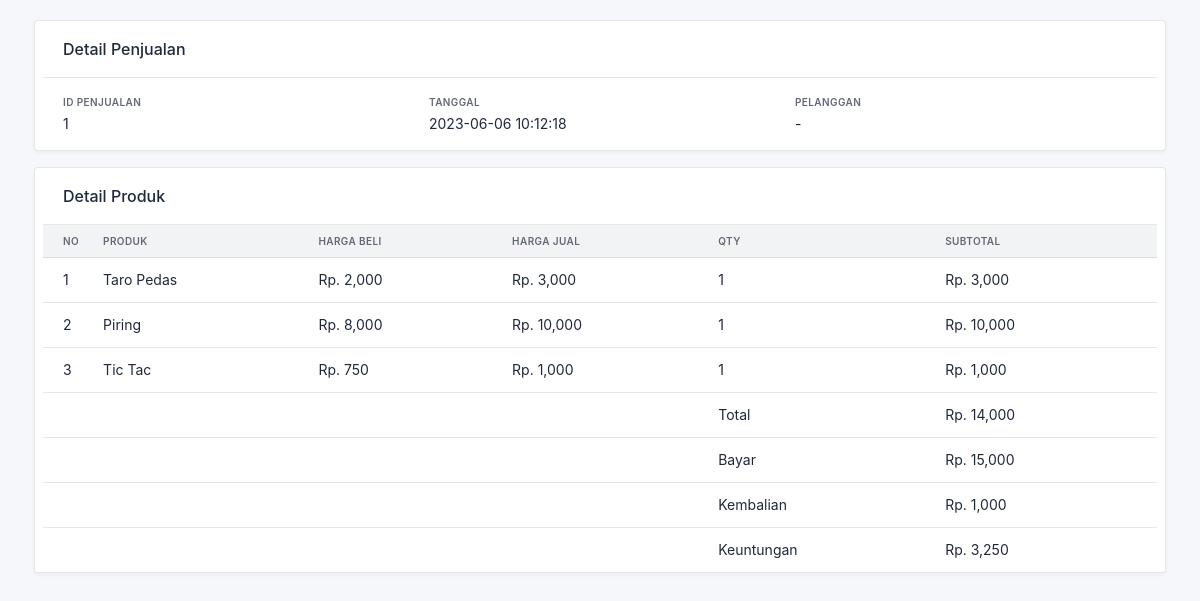
The page /kasir/nota.php?id=1 (signed in) on the database its author committed.
### tables this page shows
CREATE TABLE IF NOT EXISTS `penjualan` (
  `id_penjualan` int(11) NOT NULL AUTO_INCREMENT,
  `id_pelanggan` int(11) DEFAULT NULL,
  `id_toko` int(11) NOT NULL,
  `id_user` int(11) NOT NULL,
  `tanggal_penjualan` datetime NOT NULL,
  `total_penjualan` int(11) NOT NULL,
  `bayar_penjualan` int(11) NOT NULL,
  `kembalian_penjualan` int(11) NOT NULL,
  PRIMARY KEY (`id_penjualan`)
);

CREATE TABLE IF NOT EXISTS `penjualan_produk` (
  `id_penjualan_produk` int(11) NOT NULL AUTO_INCREMENT,
  `id_penjualan` int(11) NOT NULL,
  `id_produk` int(11) NOT NULL,
  `id_toko` int(11) NOT NULL,
  `harga_beli` int(11) NOT NULL,
  `nama_jual` varchar(255) NOT NULL,
  `harga_jual` int(11) NOT NULL,
  `jumlah_jual` int(11) NOT NULL,
  `subtotal_jual` int(11) NOT NULL,
  PRIMARY KEY (`id_penjualan_produk`)
);

### kasir/nota.php (the view, shortened to what this page needs)
<?php include '../koneksi.php' ?>
<!DOCTYPE html>
<html lang="en">
<head>
    <link href="../assets/css/tabler.min.css" rel="stylesheet" />
</head>
<body>
    <?php
    $id_toko = $_SESSION['user']['id_toko'];
    $id_penjualan = $_GET['id'];
    $ambil = $koneksi->query("SELECT * FROM penjualan
                            LEFT JOIN pelanggan ON penjualan.id_pelanggan=pelanggan.id_pelanggan
                                WHERE penjualan.id_penjualan='$id_penjualan' AND penjualan.id_toko='$id_toko'");
    $penjualan = $ambil->fetch_assoc();
    $produk = array();
    $ambil = $koneksi->query("SELECT * FROM penjualan_produk WHERE id_penjualan='$id_penjualan' AND id_toko='$id_toko'");
    while ($tiap = $ambil->fetch_assoc()) {
        $produk[] = $tiap;
    }
    ?>
    <div class="page-body">
        <div class="container-xl">
            <div class="row row-cards">
                <div class="card">
                    <div class="card-header">
                        <h3 class="card-title">Detail Penjualan</h3>
                    </div>
                    <div class="card-body">
                        <div class="datagrid">
                            <div class="datagrid-item">
                                <div class="datagrid-title">ID Penjualan</div>
                                <div class="datagrid-content"><?= $penjualan['id_penjualan']; ?></div>
                            </div>
                            <div class="datagrid-item">
                                <div class="datagrid-title">Tanggal</div>
                                <div class="datagrid-content"><?= $penjualan['tanggal_penjualan']; ?></div>
                            </div>
                            <div class="datagrid-item">
                                <div class="datagrid-title">Pelanggan</div>
                                <div class="datagrid-content">
                                    <?php if ($penjualan['id_pelanggan'] != 0) : ?><?= $penjualan['nama_pelanggan']; ?> (<?= $penjualan['telepon_pelanggan']; ?>)<?php else : ?>-<?php endif; ?>
                                </div>
                            </div>
                        </div>
                    </div>
                </div>
                <div class="card mt-3">
                    <div class="card-header">
                        <h3 class="card-title">Detail Produk</h3>
                    </div>
                    <div class="table-responsive">
                        <table class="table table-vcenter card-table">
                            <thead>
                                <tr>
                                    <th class="w-1">No</th>
                                    <th>Produk</th>
                                    <th>Harga Beli</th>
                                    <th>Harga Jual</th>
                                    <th>QTY</th>
                                    <th>Subtotal</th>
                                </tr>
                            </thead>
                            <tbody>
                                <?php $keuntungan = 0; ?>
                                <?php foreach ($produk as $key => $value) : ?>
                                    <?php $keuntungan += ($value['harga_jual'] - $value['harga_beli']) * $value['jumlah_jual']; ?>
                                    <tr>
                                        <td><?= $key + 1; ?></td>
                                        <td><?= $value['nama_jual']; ?></td>
                                        <td>Rp. <?= number_format($value['harga_beli']); ?></td>
                                        <td>Rp. <?= number_format($value['harga_jual']); ?></td>
                                        <td><?= $value['jumlah_jual']; ?></td>
                                        <td>Rp. <?= number_format($value['subtotal_jual']); ?></td>
                                    </tr>
                                <?php endforeach; ?>
                            </tbody>
                            <tfoot>
                                <tr>
                                    <td colspan="4"></td>
                                    <td colspan="1">Total</td>
                                    <td>Rp. <?= number_format($penjualan['total_penjualan']); ?></td>
                                </tr>
                                <tr>
                                    <td colspan="4"></td>
                                    <td colspan="1">Bayar</td>
                                    <td>Rp. <?= number_format($penjualan['bayar_penjualan']); ?></td>
                                </tr>
                                <tr>
                                    <td colspan="4"></td>
                                    <td colspan="1">Kembalian</td>
                                    <td>Rp. <?= number_format($penjualan['kembalian_penjualan']); ?></td>
                                </tr>
                                <tr>
                                    <td colspan="4"></td>
                                    <td colspan="1">Keuntungan</td>
                                    <td>Rp. <?= number_format($keuntungan) ?></td>
                                </tr>
                            </tfoot>
                        </table>
                    </div>
                </div>
            </div>
        </div>
    </div>
</body>
</html>

### rows shown on the page
penjualan: id_penjualan "1", tanggal_penjualan "2023-06-06 10:12:18", total_penjualan "14,000", bayar_penjualan "15,000", kembalian_penjualan "1,000"
penjualan_produk: nama_jual "Taro Pedas", harga_beli "2,000", harga_jual "3,000", jumlah_jual "1", subtotal_jual "3,000"
penjualan_produk: nama_jual "Piring", harga_beli "8,000", harga_jual "10,000", jumlah_jual "1", subtotal_jual "10,000"
penjualan_produk: nama_jual "Tic Tac", harga_beli "750", harga_jual "1,000", jumlah_jual "1", subtotal_jual "1,000"

### other values the page prints
$keuntungan "3,250"
